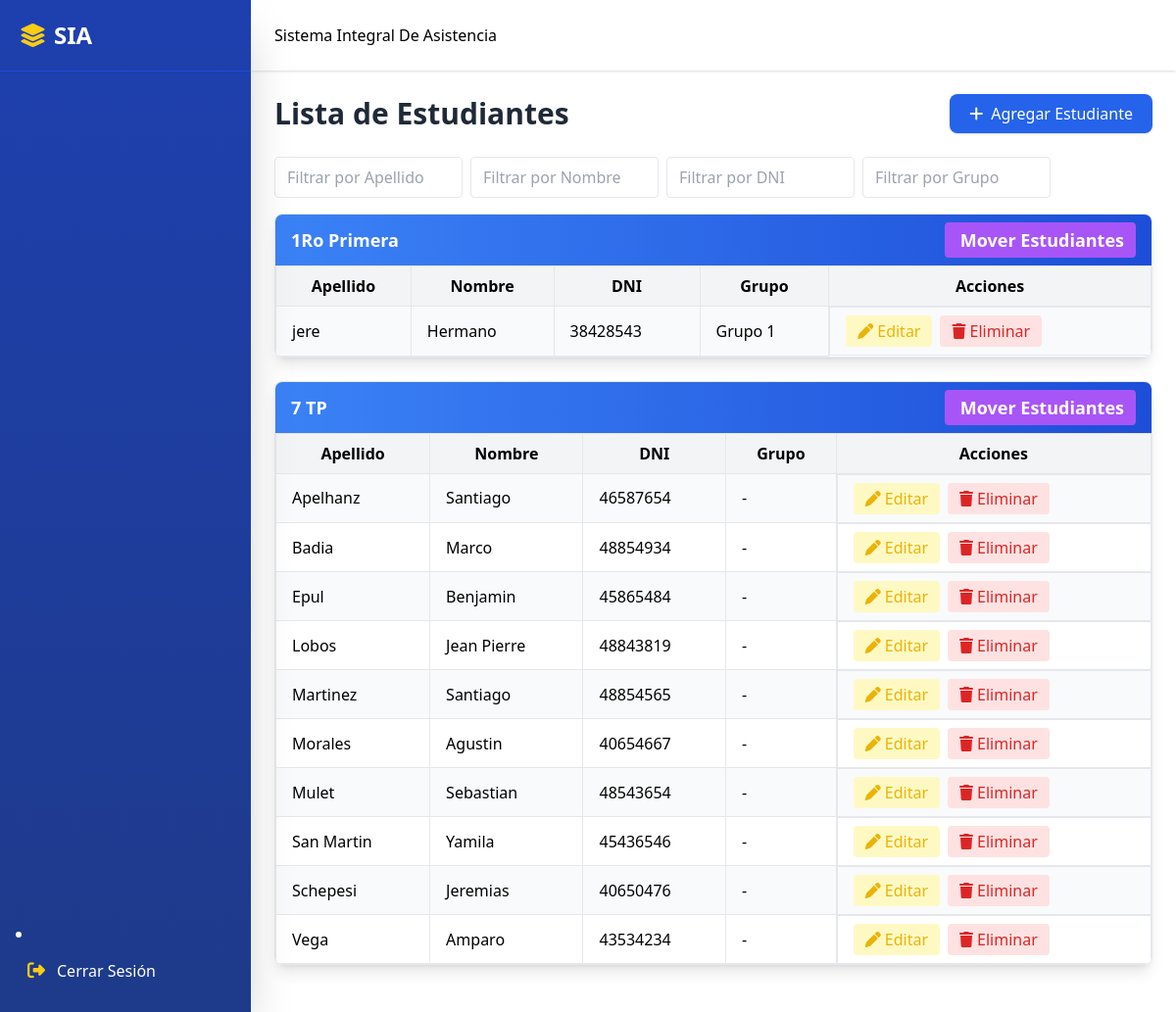
/students.php (signed in), run on the app's committed database.
### tables this page shows
CREATE TABLE `students` (
  `student_id` int(11) NOT NULL,
  `last_name` varchar(50) NOT NULL,
  `first_name` varchar(100) NOT NULL,
  `course_id` int(11) NOT NULL,
  `DNI` int(50) DEFAULT NULL,
  `group_id` int(11) DEFAULT NULL
);

CREATE TABLE `groups` (
  `group_id` int(11) NOT NULL,
  `course_id` int(11) NOT NULL,
  `name` varchar(50) NOT NULL,
  `description` text DEFAULT NULL
);

### students.php (the view, shortened to what this page needs)
<?php
include 'includes/header.php';
include 'includes/sidebar.php';
include 'includes/navbar.php';
include 'includes/conn.php';
?>
<div class="flex-1 md:ml-64 transition-all duration-300">
  <br><br><br>
  <main class="pt-20 p-4 md:p-6">
    <div class="flex flex-col md:flex-row justify-between items-start md:items-center mb-6 gap-3 md:gap-0">
      <h1 class="text-3xl font-bold text-gray-800">Lista de Estudiantes</h1>
      <a href="javascript:void(0)" onclick="openModal('addStudentModal')" class="inline-flex items-center bg-blue-600 text-white px-5 py-2 rounded-lg shadow hover:bg-blue-700 transition w-full md:w-auto justify-center">
        <i class="fa-solid fa-plus mr-2"></i> Agregar Estudiante
      </a>
    </div>
    <div class="flex flex-wrap gap-2 mb-4">
      <input type="text" id="filterLastName" placeholder="Filtrar por Apellido" class="px-3 py-2 border rounded w-48">
      <input type="text" id="filterFirstName" placeholder="Filtrar por Nombre" class="px-3 py-2 border rounded w-48">
      <input type="text" id="filterDNI" placeholder="Filtrar por DNI" class="px-3 py-2 border rounded w-48">
      <input type="text" id="filterGroup" placeholder="Filtrar por Grupo" class="px-3 py-2 border rounded w-48">
    </div>
    <?php
    try {
        $sql = "SELECT s.student_id, s.last_name, s.first_name, s.DNI, c.course_id, c.name AS course_name, g.group_id, g.name AS group_name
                FROM students s
                LEFT JOIN courses c ON s.course_id = c.course_id
                LEFT JOIN groups g ON s.group_id = g.group_id
                ORDER BY c.name, g.name, s.last_name, s.first_name";
        $stmt = $conn->query($sql);
        $students = $stmt->fetchAll();
        if ($students) {
            $grouped = [];
            foreach ($students as $student) {
                $grouped[$student['course_name']][] = $student;
            }
            foreach ($grouped as $course => $courseStudents) {
                echo "<div class='mb-6 border rounded-lg shadow-lg overflow-hidden'>";
                echo "<div class='bg-gradient-to-r from-blue-500 to-blue-700 text-white px-4 py-2 font-bold text-lg flex justify-between items-center'>";
                echo "<span>{$course}</span>";
                echo "<a href='javascript:void(0)'
                        onclick=\"openModalMoveStudents({$courseStudents[0]['course_id']}, '{$course}')\"
                        class='bg-purple-500 hover:bg-purple-700 text-white px-3 py-1 rounded flex items-center'>
                        <i class='fa-solid fa-arrows-right-left mr-1'></i> Mover Estudiantes
                      </a>";
                echo "</div>";
                echo "<div class='overflow-x-auto'>";
                echo "<table class='min-w-full border-collapse' id='studentsTable'>";
                echo "<thead class='bg-gray-100'>
                        <tr>
                          <th class='px-4 py-2 border'>Apellido</th>
                          <th class='px-4 py-2 border'>Nombre</th>
                          <th class='px-4 py-2 border'>DNI</th>
                          <th class='px-4 py-2 border'>Grupo</th>
                          <th class='px-4 py-2 border'>Acciones</th>
                        </tr>
                      </thead>";
                echo "<tbody>";
                foreach ($courseStudents as $i => $student) {
                    $rowClass = $i % 2 === 0 ? 'bg-gray-50' : 'bg-white';
                    $groupDisplay = $student['group_name'] ?? '-';
                    echo "<tr class='hover:bg-gray-100 {$rowClass}'>";
                    echo "<td class='px-4 py-2 border'>{$student['last_name']}</td>";
                    echo "<td class='px-4 py-2 border'>{$student['first_name']}</td>";
                    echo "<td class='px-4 py-2 border'>{$student['DNI']}</td>";
                    echo "<td class='px-4 py-2 border'>{$groupDisplay}</td>";
                    echo "<td class='px-4 py-2 border flex gap-2 justify-start'>
                            <a href='javascript:void(0)'
                               onclick='openEditModal(".json_encode($student).")'
                               class='text-yellow-500 hover:text-yellow-700 bg-yellow-100 px-3 py-1 rounded flex items-center justify-center'>
                               <i class='fa-solid fa-pen mr-1'></i>Editar
                            </a>
                            <a href='students_back/delete_student.php?id={$student['student_id']}'
                               class='text-red-600 hover:text-red-800 bg-red-100 px-3 py-1 rounded flex items-center justify-center'
                               onclick=\"return confirm('¿Estás seguro de eliminar este estudiante?')\">
                               <i class='fa-solid fa-trash mr-1'></i>Eliminar
                            </a>
                          </td>";
                    echo "</tr>";
                }
                echo "</tbody></table></div></div>";
            }
        } else {
            echo "<p class='text-center text-gray-500'>No hay estudiantes registrados</p>";
        }
    } catch (PDOException $e) {
        echo "<p class='text-center text-red-600'>Error: {$e->getMessage()}</p>";
    }
    ?>
  </main>
</div>

### data on the page
students: last_name "jere", first_name "Hermano", DNI "38428543", group.name "Grupo 1"
students: last_name "Apelhanz", first_name "Santiago", DNI "46587654", groupDisplay "-"
students: last_name "Badia", first_name "Marco", DNI "48854934", groupDisplay "-"
students: last_name "Epul", first_name "Benjamin", DNI "45865484", groupDisplay "-"
students: last_name "Lobos", first_name "Jean Pierre", DNI "48843819", groupDisplay "-"
students: last_name "Martinez", first_name "Santiago", DNI "48854565", groupDisplay "-"
students: last_name "Morales", first_name "Agustin", DNI "40654667", groupDisplay "-"
students: last_name "Mulet", first_name "Sebastian", DNI "48543654", groupDisplay "-"
students: last_name "San Martin", first_name "Yamila", DNI "45436546", groupDisplay "-"
students: last_name "Schepesi", first_name "Jeremias", DNI "40650476", groupDisplay "-"
students: last_name "Vega", first_name "Amparo", DNI "43534234", groupDisplay "-"

### other printed values
$course "1Ro Primera"
$course "7 TP"
